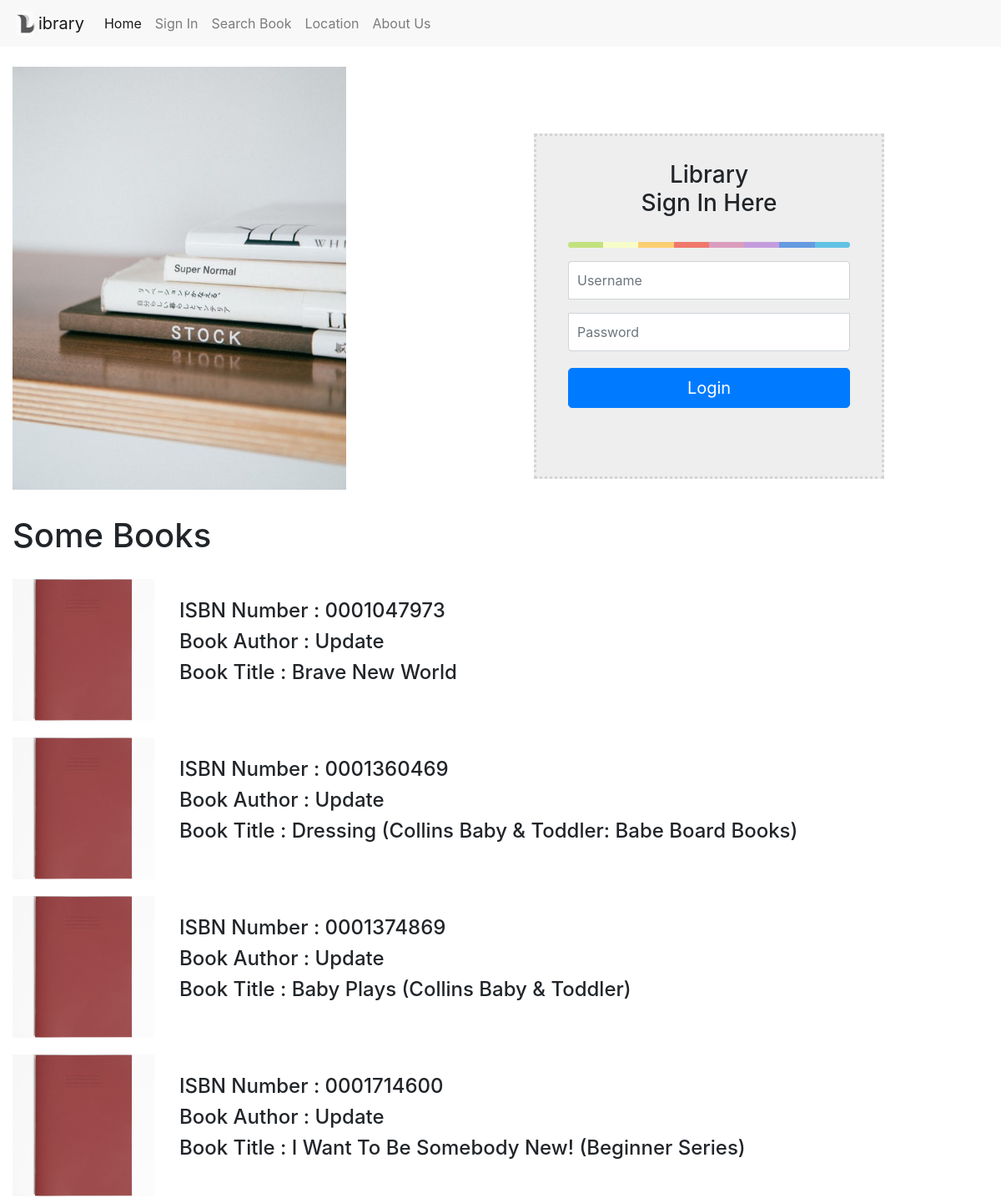
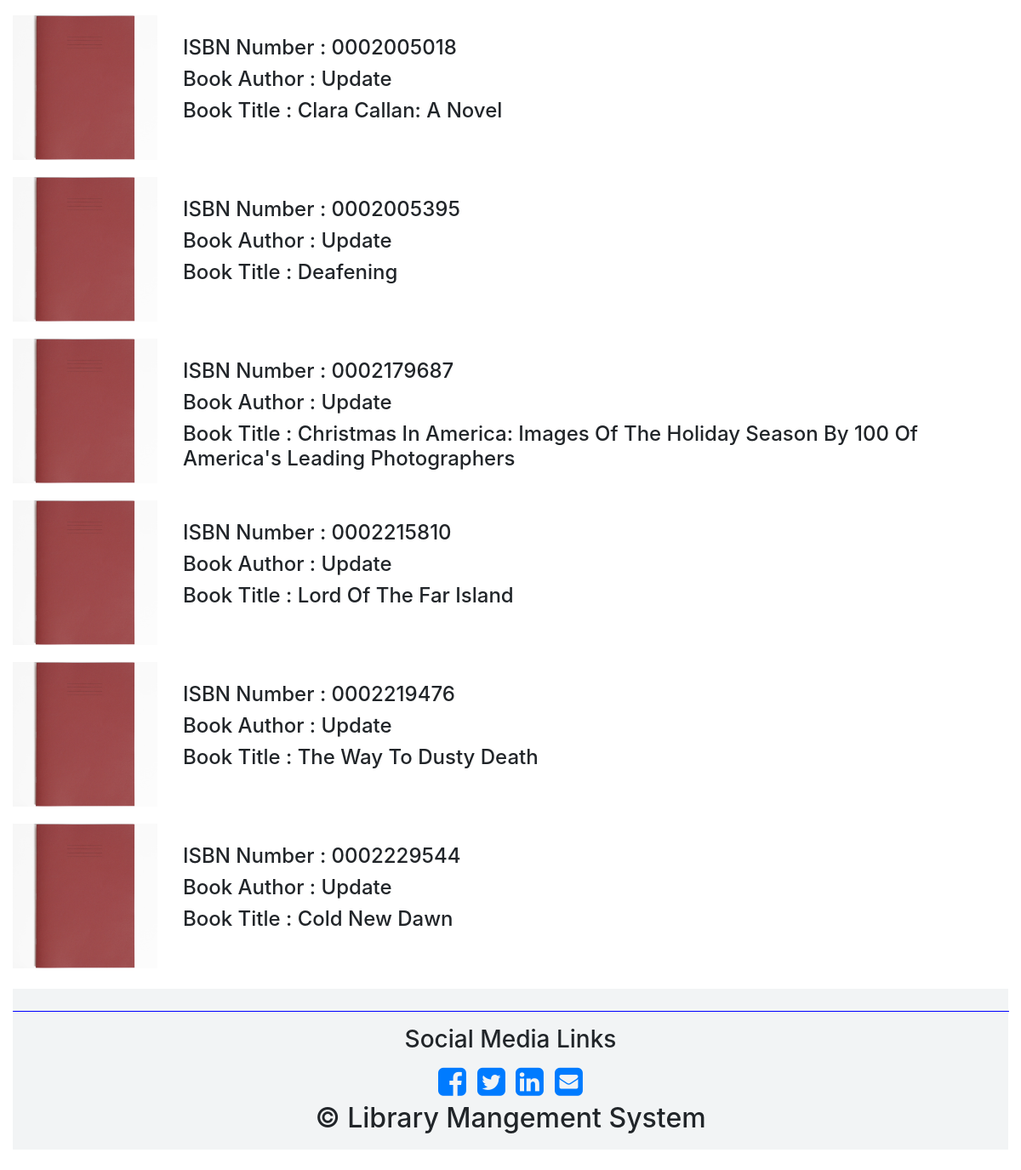
The page / on the database its author committed (2 pictures, top to bottom).
### tables this page shows
CREATE TABLE IF NOT EXISTS `book_store` (
  `isbn` varchar(10) NOT NULL,
  `title` varchar(500) DEFAULT NULL,
  `img` varchar(25) NOT NULL DEFAULT '8.jpg',
  PRIMARY KEY (`isbn`)
);

### index.php (the view, shortened to what this page needs)
<!doctype html>
<html lang="en">
<head>
</head>
<body>
<?php include('nav.php'); ?>
<br>
<div class="container-fluid">
<div class="row">
	<div class="col-sm-5">
	<img class="banner img-responsive" src="image/library.jpg" width='85%' />
	</div>
	<div class="col-sm-7">
	<div class="wrapper">
		<form action="index.php" method="post" name="Login_Form" class="form-signin" enctype="multipart/form-data">
		    <h3 class="form-signin-heading">Library<br>Sign In Here</h3>
			  <hr class="colorgraph">
			<div class="form-group">
			<input type="text" class="form-control" name="User" placeholder="Username" required autofocus="" />
			</div>
			<div class="form-group">
			<input type="password" class="form-control" name="Password" placeholder="Password" required />
			</div>
			<div class="form-group">
			<button type="Submit" class="btn btn-lg btn-primary btn-block"  name="Submit" value="Login" >Login</button>
			</div>
		</form>
	</div>
	</div>
</div>
<br/>
<div class="row">
	<div class="col-sm-12">
		<h1>Some Books</h1>
	</div>
</div>
<div>
	<?php
		$con = mysqli_connect('localhost','root','','library');
		$query = "select * from book_store";
		$result = mysqli_query($con,$query);
		static $i=0;
		foreach ($result as $value) {
			$id = $value['isbn'];
			$title = $value['title'];
			$image = $value['img'];
			echo "
				<div class='row' style='margin-top:20px'>
					<div class='col-md-2'>
						<img class='banner img-responsive' src='image/books_front/$image' width='100%' />
					</div>
					<div class='col-md-10'>
						<br>
						<h4>ISBN Number : $id</h4>
						<h4>Book Author : Update</h4>
						<h4>Book Title : $title</h4>
					</div>
				</div>
			";
			$i++;
			if($i>9)
			{ break; }
		}
	?>
</div>
<div class="footer">
	<?php include('footer.php'); ?>
</div>
</div>
</body>
</html>

### nav.php (shortened to what this page needs)
<nav class="navbar sticky-top navbar-expand-lg navbar-light" style="background-color: #f8f8f8;">
	<a class="navbar-brand" href="index.php">
    <img src="image/library_logo.jpg" width="30" height="30" border="3px" class="d-inline-block align-top" alt="Logo">ibrary
	</a>
	<div class="collapse navbar-collapse" id="navbarSupportedContent">
	<ul class="navbar-nav mr-auto nav-pills ">
		<li class="nav-item active">
			<a class="nav-link" href="index.php">Home</a>
		</li>
		<li class="nav-item">
			<a class="nav-link" href="login.php">Sign In</a>
		</li>
		<li class="nav-item">
		<a class="nav-link" href="search.php">Search Book</a>
		</li>
		<li class="nav-item">
		<a class="nav-link" href="location.php">Location</a>
		</li>
		<li class="nav-item">
		<a class="nav-link" href="about_us.php">About Us</a>
		</li>
	</ul>
	</div>
</nav>

### footer.php
<link rel="stylesheet" type="text/css" href="footer.css">
<br>
<div class="text-center center-block" style="padding:10px 0px; background-color:#d8dee054;">
<hr style="border:0px;height:0px;width:100%;padding:0.5px;background-color:blue;">
	<h3>Social Media Links</h3>
	<a href="https://www.facebook.com/mohit7618"><i id="social-fb" class="fa fa-facebook-square fa-3x social"></i></a>
	<a href="https://twitter.com/mohitkumar8618"><i id="social-tw" class="fa fa-twitter-square fa-3x social"></i></a>
	<a href="https://www.linkedin.com/in/mohit-kumar-meena-705aa2173"><i id="social-ln" class="fa fa-linkedin-square fa-3x social "></i></a>
	<a href="mailto:mkm9744@gmail.com"><i id="social-em" class="fa fa-envelope-square fa-3x social"></i></a>
	<h2>&copy; Library Mangement System</h2>
</div>
<br>

### style.css (style rules this page uses)
.wrapper { margin-top: 80px; margin-bottom: 20px; }
.form-signin { max-width: 420px; padding: 30px 38px 66px; margin: 0 auto; background-color: #eee; border: 3px dotted rgba(0,0,0,0.1); }
.form-signin-heading { text-align:center; margin-bottom: 30px; }
.form-control { position: relative; font-size: 16px; height: auto; padding: 10px; }
input[type="text"] { margin-bottom: 0px; border-bottom-left-radius: 0; border-bottom-right-radius: 0; }
input[type="password"] { margin-bottom: 20px; border-top-left-radius: 0; border-top-right-radius: 0; }
.colorgraph { height: 7px; border-top: 0; background: #c4e17f; border-radius: 5px; background-image: -webkit-linear-gradient(left, #c4e17f, #c4e17f 12.5%, #f7fdca 12.5%, #f7fdca 25%, #fecf71 25%, #fecf71 37.5%, #f0776c 37.5%, #f0776c 50%, #db9dbe 50%, #db9dbe 62.5%, #c49cde 62.5%, #c49cde 75%, #669ae1 75%, #669ae1 87.5%, #62c2e4 87.5%, #62c2e4); background-image: -moz-linear-gradient(left, #c4e17f, #c4e17f 12.5%, #f7fdca 12.5%, #f7fdca 25%, #fecf71 25%, #fecf71 37.5%, #f0776c 37.5%, #f0776c 50%, #db9dbe 50%, #db9dbe 62.5%, #c49cde 62.5%, #c49cde 75%, #669ae1 75%, #669ae1 87.5%, #62c2e4 87.5%, #62c2e4); background-image: -o-linear-gradient(left, #c4e17f, #c4e17f 12.5%, #f7fdca 12.5%, #f7fdca 25%, #fecf71 25%, #fecf71 37.5%, #f0776c 37.5%, #f0776c 50%, #db9dbe 50%, #db9dbe 62.5%, #c49cde 62.5%, #c49cde 75%, #669ae1 75%, #669ae1 87.5%, #62c2e4 87.5%, #62c2e4); background-image: linear-gradient(to right, #c4e17f, #c4e17f 12.5%, #f7fdca 12.5%, #f7fdca 25%, #fecf71 25%, #fecf71 37.5%, #f0776c 37.5%, #f0776c 50%, #db9dbe 50%, #db9dbe 62.5%, #c49cde 62.5%, #c49cde 75%, #669ae1 75%, #669ae1 87.5%, #62c2e4 87.5%, #62c2e4); }

### footer.css (style rules this page uses)
.social { -webkit-transform: scale(0.8); -moz-transform: scale(0.8); -o-transform: scale(0.8); -webkit-transition-duration: 0.4s; -moz-transition-duration: 0.4s; -o-transition-duration: 0.4s; }

### rows shown on the page
book_store: img (picture), isbn "0001047973", title "Brave New World"
book_store: img (picture), isbn "0001360469", title "Dressing (Collins Baby & Toddler: Babe Board Books)"
book_store: img (picture), isbn "0001374869", title "Baby Plays (Collins Baby & Toddler)"
book_store: img (picture), isbn "0001714600", title "I Want To Be Somebody New! (Beginner Series)"
book_store: img (picture), isbn "0002005018", title "Clara Callan: A Novel"
book_store: img (picture), isbn "0002005395", title "Deafening"
book_store: img (picture), isbn "0002179687", title "Christmas In America: Images Of The Holiday Season By 100 Of America's Leading Photographers"
book_store: img (picture), isbn "0002215810", title "Lord Of The Far Island"
book_store: img (picture), isbn "0002219476", title "The Way To Dusty Death"
book_store: img (picture), isbn "0002229544", title "Cold New Dawn"
